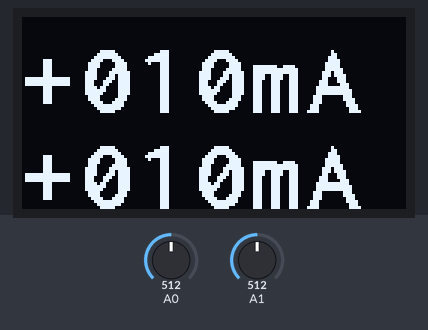
Simulated run of this sketch. Board: Arduino Uno, built with avr-gcc and run on an emulated ATmega328P. On the bench: 128×64 one-colour display. Inputs (shaded band) come from the test bench; at power-on: A0 = 512, A1 = 512. What the sketch prints to the serial monitor is not drawn.

Above: at 1.2 s.
1.3 s: A0 set to 0
At 2.4 s:
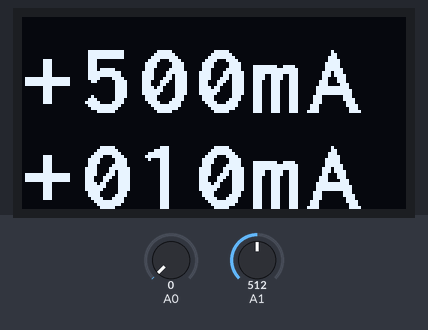
3.0 s: A1 set to 675
At 5.2 s:
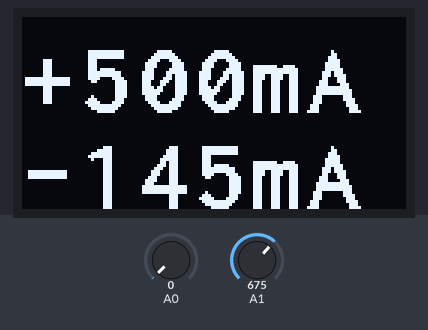
6.0 s: A1 set to 692
At 7.4 s:
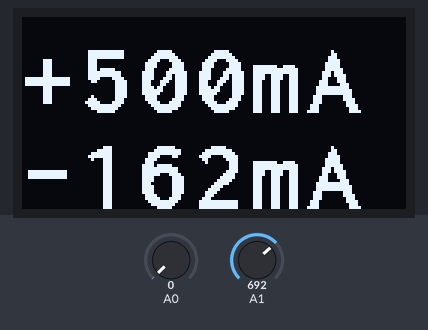
9.0 s: A0 set to 516
At 9.7 s:
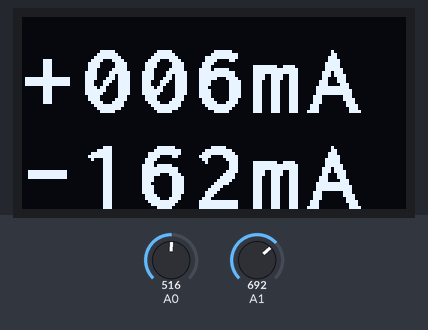
10.6 s: A0 set to 540
At 11.1 s:
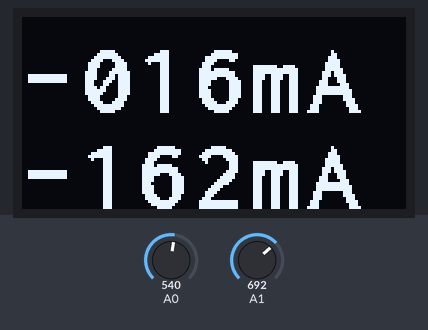
13.6 s: A1 set to 716
At 14.6 s:
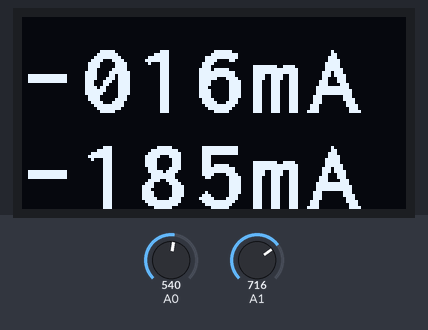
Timing chart, 0 to 16.2 s (numbered marks = the images above; inputs shaded):
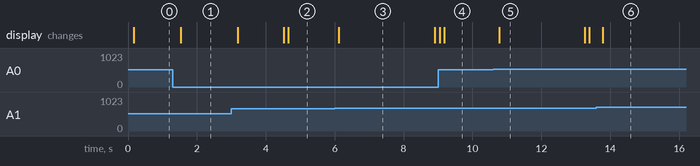

Measured:
- the behaviour switches between 523 and 524 on A0 (found by bisection; images 4 and 5)
- after the input at 1.3 s, the display: changes after 0.24 s (image 1)
- after the input at 3.0 s, the display: changes after 0.19 s (image 2)
- after the input at 6.0 s, the display: changes after 0.11 s (image 3)
- after the input at 9.0 s, the display: first differs from a run without the input after 0.18 s (image 4)
- after the input at 10.6 s, the display: changes after 0.18 s (image 5)
- after the input at 13.6 s, the display: changes after 0.18 s (image 6)

The sketch:

ACS712_AmMeter_Test02.ino
```cpp
#include <Arduino.h>
#include <U8g2lib.h>
#include <Wire.h>

U8G2_SSD1306_128X64_NONAME_F_HW_I2C u8g2(U8G2_R0, /* reset=*/ U8X8_PIN_NONE);

#define VREF  (4900)  // mV
#define BUFFER_SIZE  (32)
#define DISPLAY_INTERVAL  (100)

int buffer0[BUFFER_SIZE];
int buffer1[BUFFER_SIZE];
int bufferIndex = 0;

int count = 0;

void setup()
{
  // リング・バッファを初期化
  for (int i = 0; i < BUFFER_SIZE; i++) {
    buffer0[i] = 512;
    buffer1[i] = 512;
  }
  u8g2.begin();
  Serial.begin(9600);
}

void loop()
{
  buffer0[bufferIndex] = analogRead(0);
  buffer1[bufferIndex] = analogRead(1);
  bufferIndex++;
  if (bufferIndex > BUFFER_SIZE) {
    bufferIndex = 0;
  }
  long sum0 = 0;
  long sum1 = 0;
  for (int i = 0; i < BUFFER_SIZE; i++) {
    sum0 += buffer0[i];
    sum1 += buffer1[i];
  }

  long raw0 = sum0 / BUFFER_SIZE;
  long raw1 = sum1 / BUFFER_SIZE;

  int v0 = raw0 * VREF / 1024;
  int v1 = raw1 * VREF / 1024;

  int c0 = -(v0 - 2500) / 5;
  int c1 = -(v1 - 2500) / 5;

  count++;
  if (count > DISPLAY_INTERVAL) {
    count = 0;
    // Write to OLED
    char strBuffer0[16];
    char strBuffer1[16];
    sprintf(strBuffer0, "%+04dmA", c0);
    sprintf(strBuffer1, "%+04dmA", c1);

    u8g2.clearBuffer();
    u8g2.setFont(u8g2_font_inb21_mf);
    u8g2.drawStr(0, 32, strBuffer0);
    u8g2.drawStr(0, 64, strBuffer1);
    u8g2.sendBuffer();

    // Write to Serial
    Serial.print(raw0);
    Serial.print('\t');
    Serial.print(raw1);
    Serial.print('\t');
    Serial.print(v0);
    Serial.print('\t');
    Serial.print(v1);
    Serial.print('\t');
    Serial.print(c0);
    Serial.print('\t');
    Serial.print(c1);
    Serial.println();
  }
}
```
